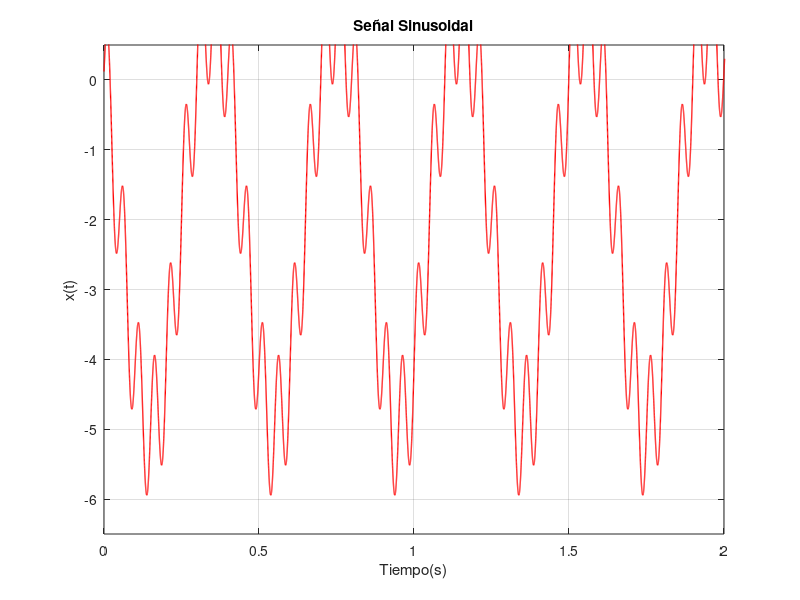

MATLAB code to generate this figure:
t=0:0.0001:pi;
x=-2+3*cos(5*pi*t+pi/4)+sin(40*pi*t);
plot(t, x, 'r', 'LineWidth', 1)
grid on
xlabel('Tiempo(s)')
ylabel('x(t)')
title('Señal Sinusoidal')
axis([0 2 -6.5 0.5])